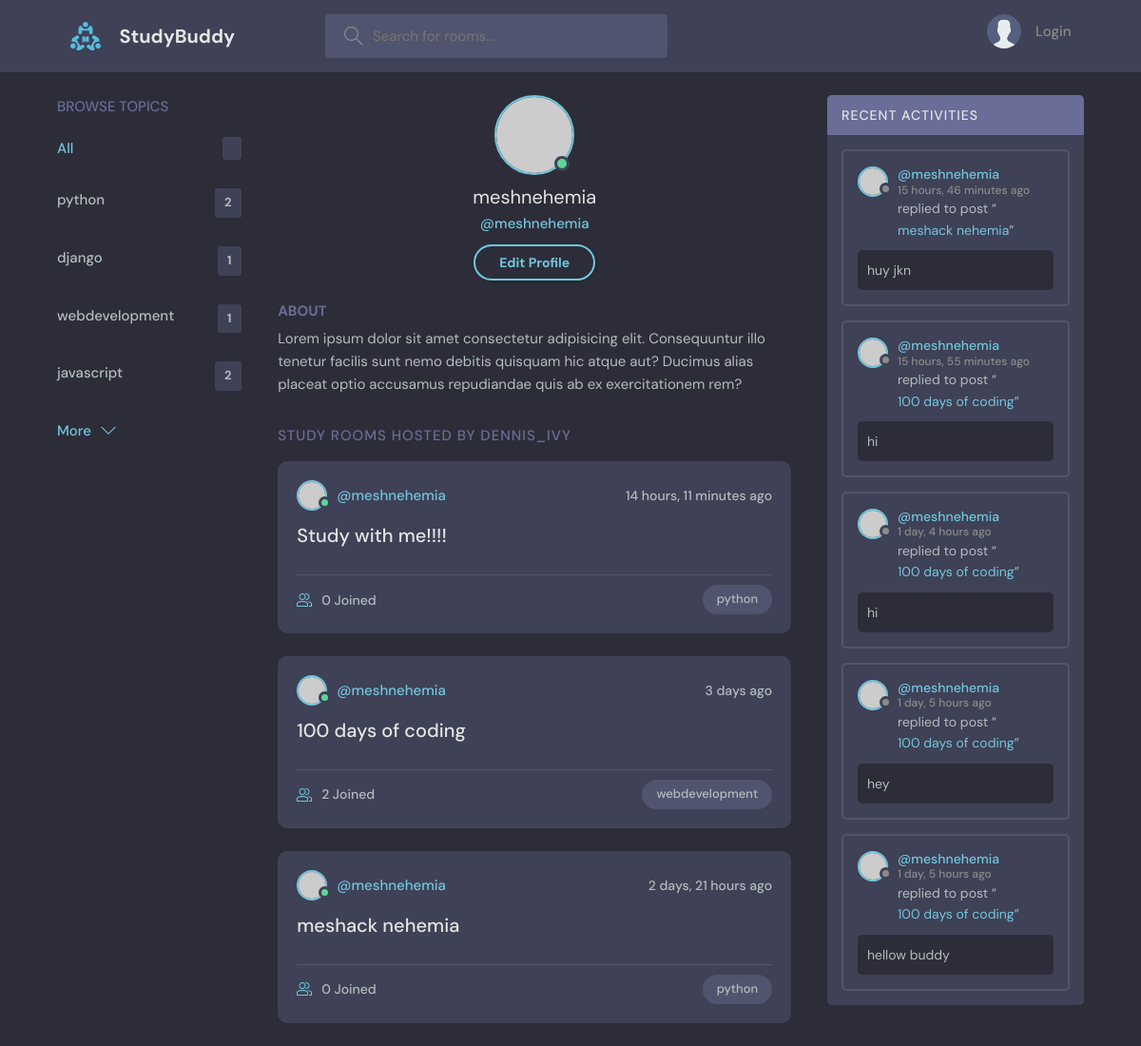
The app's page /profile/1/, older data.
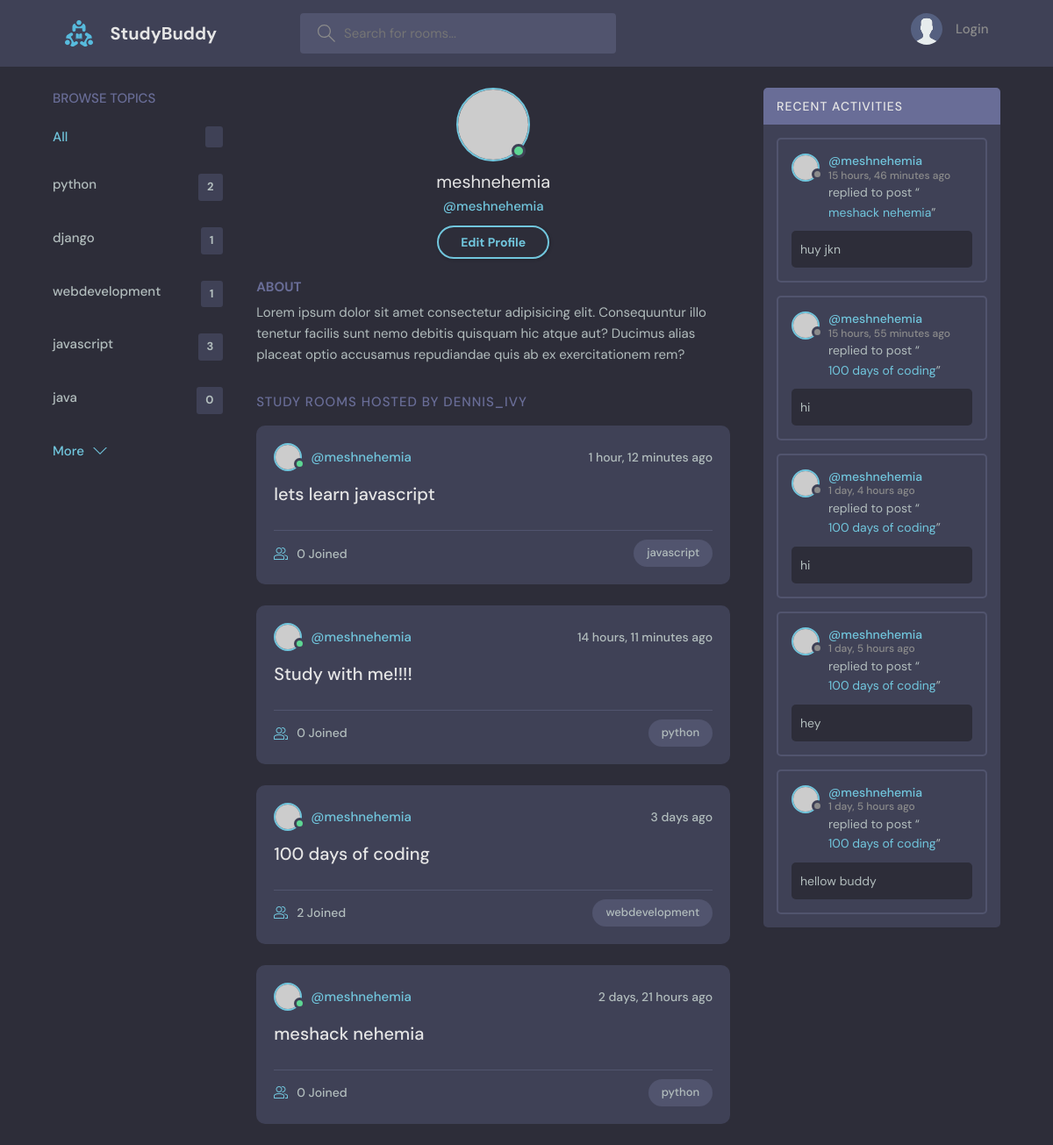
The same page, newer data.
### socialmedia/models.py (models this page shows, shortened)
class Topic(models.Model):
    name =models.CharField(max_length=200)

class Room(models.Model):
    host =models.ForeignKey(User,on_delete=models.SET_NULL,null=True)
    topic  =models.ForeignKey(Topic,on_delete=models.SET_NULL,null=True)
    name =models.CharField(max_length=200)
    description =models.TextField(null=True,blank=True)
    participants = models.ManyToManyField(User, related_name ='participants',blank=True)
    updated =models.DateTimeField(auto_now=True)
    created =models.DateTimeField(auto_now_add=True)
    class Meta:
        ordering =['-updated' , '-created']

class Message(models.Model):
    user = models.ForeignKey(User,on_delete=models.CASCADE)
    room = models.ForeignKey(Room,on_delete=models.CASCADE)
    body =models.TextField()
    updated =models.DateTimeField(auto_now=True)
    created =models.DateTimeField(auto_now_add=True)
    class Meta:
        ordering =['-updated' , '-created']

### socialmedia/views.py (the view)
# urls.py: path('profile/<str:pk>/',views.userProfile, name='user-profile'),
def userProfile(request,pk):
    user =User.objects.get(id=pk)
    rooms = user.room_set.all()
    room_messages = user.message_set.all()
    topics = Topic.objects.all()
    context ={'user':user,'rooms':rooms,'room_messages':room_messages,'topics':topics}
    return render (request,'socialmedia/profile.html',context)

### socialmedia/templates/socialmedia/profile.html
{% extends 'main.html' %}
{% block content %}
  <main class="profile-page layout layout--3">
    <div class="container">
      {% include 'socialmedia/topics_component.html'%}
      <div class="roomList">
        <div class="profile">
          <div class="profile__avatar">
            <div class="avatar avatar--large active">
              <img src="https://randomuser.me/api/portraits/men/11.jpg" />
            </div>
          </div>
          <div class="profile__info">
            <h3>{{user.username}}</h3>
            <p>@{{user.username}}</p>
            <a href="edit-user.html" class="btn btn--main btn--pill">Edit Profile</a>
          </div>
          <div class="profile__about">
            <h3>About</h3>
            <p>
              Lorem ipsum dolor sit amet consectetur adipisicing elit. Consequuntur illo tenetur
              facilis sunt nemo debitis quisquam hic atque aut? Ducimus alias placeat optio
              accusamus repudiandae quis ab ex exercitationem rem?
            </p>
          </div>
        </div>
        <div class="roomList__header">
          <div>
            <h2>Study Rooms Hosted by dennis_ivy</a>
            </h2>
          </div>
        </div>
        {% include 'socialmedia/feed_component.html'%}
      </div>
      {% include 'socialmedia/activity_component.html'%}
    </div>
  </main>
  {% endblock content %}

### socialmedia/templates/socialmedia/topics_component.html
<div class="topics">
    <div class="topics__header">
      <h2>Browse Topics</h2>
    </div>
    <ul class="topics__list">
      <li>
        <a href="{% url 'home' %}" class="active">All <span>{{topic.count}}</span></a>
      </li>
      {%for topic in topics %}
        <li>
            <a href="{% url 'home' %}?q={{topic.name}}">{{topic.name}} <span>{{topic.room_set.all.count}}</span></a>
        </li>
      {%endfor%}
    </ul>
    <a class="btn btn--link" href="topics.html">
      More
      <svg version="1.1" xmlns="http://www.w3.org/2000/svg" width="32" height="32" viewBox="0 0 32 32">
        <title>chevron-down</title>
        <path d="M16 21l-13-13h-3l16 16 16-16h-3l-13 13z"></path>
      </svg>
    </a>
</div>

### socialmedia/templates/socialmedia/feed_component.html (shortened to what this page needs)
{%for room in rooms%}
    <div class="roomListRoom">
        <div class="roomListRoom__header">
        <a href="{% url 'user-profile' room.host.id %}" class="roomListRoom__author">
            <div class="avatar avatar--small active">
            <img src="https://randomuser.me/api/portraits/men/11.jpg" />
            </div>
            <span>@{{room.host.username}}</span>
        </a>
        <div class="roomListRoom__actions">
            <span>{{room.created|timesince}} ago</span>
        </div>
        </div>
        <div class="roomListRoom__content">
        <a href="{% url 'room' room.id%}">{{room.name}}</a>
        </div>
        <div class="roomListRoom__meta">
        <a  href="{% url 'room' room.id%}"  class="roomListRoom__joined">
            {{ room.participants.all.count }} Joined
        </a>
        <p class="roomListRoom__topic">{{room.topic.name}}</p>
        </div>
    </div>
{%endfor%}

### socialmedia/templates/socialmedia/activity_component.html (shortened to what this page needs)
<div class="activities">
    <div class="activities__header">
      <h2>Recent Activities</h2>
    </div>
    {% for message in room_messages%}
        <div class="activities__box">
        <div class="activities__boxHeader roomListRoom__header">
            <a href="{%url 'user-profile' message.user.id %}" class="roomListRoom__author">
            <div class="avatar avatar--small">
                <img src="https://randomuser.me/api/portraits/women/11.jpg" />
            </div>
            <p>
                @{{message.user}}
                <span>{{message.created|timesince}} ago</span>
            </p>
            </a>
        </div>
        <div class="activities__boxContent">
            <p>replied to post “<a href="{% url 'room' message.room.id %}">{{message.room.name}}</a>”</p>
            <div class="activities__boxRoomContent">
                {{message.body}}
            </div>
        </div>
        </div>
    {%endfor%}
  </div>

Row changes from the older to the newer data that the page shows:
computed for Topic "javascript": room_set.all.count "2" → "3"
added Topic: name "java", room_set.all.count "0"
added Room: host.username "meshnehemia", created "1 hour, 12 minutes", name "lets learn javascript", participants.all.count "0", topic.name "javascript"
